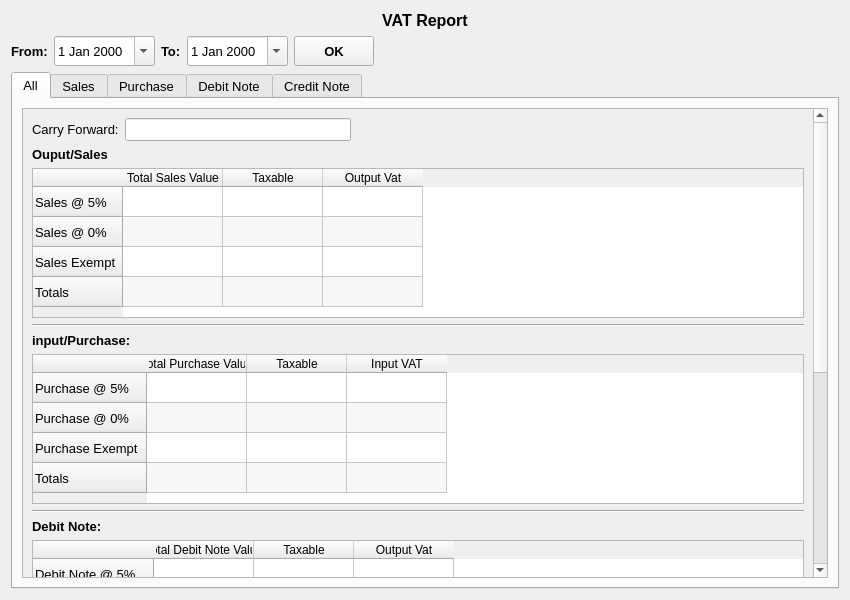
<?xml version="1.0" encoding="UTF-8"?>
<ui version="4.0">
 <class>VATReport</class>
 <widget class="QWidget" name="VATReport">
  <property name="geometry">
   <rect>
    <x>0</x>
    <y>0</y>
    <width>850</width>
    <height>600</height>
   </rect>
  </property>
  <property name="font">
   <font>
    <family>Microsoft YaHei UI</family>
   </font>
  </property>
  <property name="windowTitle">
   <string>Form</string>
  </property>
  <layout class="QVBoxLayout" name="verticalLayout_7">
   <item>
    <widget class="QLabel" name="label">
     <property name="font">
      <font>
       <pointsize>12</pointsize>
       <weight>75</weight>
       <bold>true</bold>
      </font>
     </property>
     <property name="text">
      <string>VAT Report</string>
     </property>
     <property name="alignment">
      <set>Qt::AlignCenter</set>
     </property>
    </widget>
   </item>
   <item>
    <layout class="QHBoxLayout" name="horizontalLayout">
     <item>
      <widget class="QLabel" name="label_6">
       <property name="font">
        <font>
         <pointsize>10</pointsize>
         <weight>75</weight>
         <bold>true</bold>
        </font>
       </property>
       <property name="text">
        <string>From:</string>
       </property>
      </widget>
     </item>
     <item>
      <widget class="QDateEdit" name="fromDateEdit">
       <property name="minimumSize">
        <size>
         <width>0</width>
         <height>30</height>
        </size>
       </property>
       <property name="font">
        <font>
         <pointsize>10</pointsize>
        </font>
       </property>
       <property name="calendarPopup">
        <bool>true</bool>
       </property>
      </widget>
     </item>
     <item>
      <widget class="QLabel" name="label_7">
       <property name="font">
        <font>
         <pointsize>10</pointsize>
         <weight>75</weight>
         <bold>true</bold>
        </font>
       </property>
       <property name="text">
        <string>To:</string>
       </property>
      </widget>
     </item>
     <item>
      <widget class="QDateEdit" name="toDateEdit">
       <property name="minimumSize">
        <size>
         <width>0</width>
         <height>30</height>
        </size>
       </property>
       <property name="font">
        <font>
         <pointsize>10</pointsize>
        </font>
       </property>
       <property name="calendarPopup">
        <bool>true</bool>
       </property>
      </widget>
     </item>
     <item>
      <widget class="QToolButton" name="OKButton">
       <property name="minimumSize">
        <size>
         <width>80</width>
         <height>30</height>
        </size>
       </property>
       <property name="font">
        <font>
         <pointsize>10</pointsize>
         <weight>75</weight>
         <bold>true</bold>
        </font>
       </property>
       <property name="text">
        <string>OK</string>
       </property>
      </widget>
     </item>
     <item>
      <spacer name="horizontalSpacer">
       <property name="orientation">
        <enum>Qt::Horizontal</enum>
       </property>
       <property name="sizeHint" stdset="0">
        <size>
         <width>40</width>
         <height>20</height>
        </size>
       </property>
      </spacer>
     </item>
    </layout>
   </item>
   <item>
    <widget class="QTabWidget" name="tabWidget">
     <property name="font">
      <font>
       <pointsize>10</pointsize>
       <weight>50</weight>
       <bold>false</bold>
      </font>
     </property>
     <property name="currentIndex">
      <number>0</number>
     </property>
     <widget class="QWidget" name="allTab">
      <attribute name="title">
       <string>All</string>
      </attribute>
      <layout class="QVBoxLayout" name="verticalLayout_2">
       <item>
        <widget class="QScrollArea" name="scrollArea">
         <property name="widgetResizable">
          <bool>true</bool>
         </property>
         <widget class="QWidget" name="scrollAreaWidgetContents">
          <property name="geometry">
           <rect>
            <x>0</x>
            <y>0</y>
            <width>789</width>
            <height>857</height>
           </rect>
          </property>
          <layout class="QVBoxLayout" name="verticalLayout" stretch="0,0,1,0,0,1,0,0,1,0,0,0,1,0">
           <item>
            <layout class="QHBoxLayout" name="horizontalLayout_3">
             <item>
              <widget class="QLabel" name="label_8">
               <property name="text">
                <string>Carry Forward:</string>
               </property>
              </widget>
             </item>
             <item>
              <widget class="QLineEdit" name="carryForwardSalesLineEdit"/>
             </item>
             <item>
              <spacer name="horizontalSpacer_7">
               <property name="orientation">
                <enum>Qt::Horizontal</enum>
               </property>
               <property name="sizeHint" stdset="0">
                <size>
                 <width>40</width>
                 <height>20</height>
                </size>
               </property>
              </spacer>
             </item>
             <item>
              <spacer name="horizontalSpacer_2">
               <property name="orientation">
                <enum>Qt::Horizontal</enum>
               </property>
               <property name="sizeHint" stdset="0">
                <size>
                 <width>40</width>
                 <height>20</height>
                </size>
               </property>
              </spacer>
             </item>
            </layout>
           </item>
           <item>
            <widget class="QLabel" name="label_2">
             <property name="font">
              <font>
               <weight>75</weight>
               <bold>true</bold>
              </font>
             </property>
             <property name="text">
              <string>Ouput/Sales</string>
             </property>
            </widget>
           </item>
           <item>
            <widget class="QTableWidget" name="allSalesTableWidget">
             <property name="minimumSize">
              <size>
               <width>0</width>
               <height>150</height>
              </size>
             </property>
             <property name="alternatingRowColors">
              <bool>true</bool>
             </property>
             <attribute name="horizontalHeaderStretchLastSection">
              <bool>false</bool>
             </attribute>
             <row>
              <property name="text">
               <string>Sales @ 5%</string>
              </property>
             </row>
             <row>
              <property name="text">
               <string>Sales @ 0%</string>
              </property>
             </row>
             <row>
              <property name="text">
               <string>Sales Exempt</string>
              </property>
             </row>
             <row>
              <property name="text">
               <string>Totals</string>
              </property>
             </row>
             <column>
              <property name="text">
               <string>Total Sales Value</string>
              </property>
             </column>
             <column>
              <property name="text">
               <string>Taxable</string>
              </property>
             </column>
             <column>
              <property name="text">
               <string>Output Vat</string>
              </property>
             </column>
             <item row="1" column="0">
              <property name="text">
               <string/>
              </property>
              <property name="font">
               <font>
                <pointsize>10</pointsize>
               </font>
              </property>
             </item>
            </widget>
           </item>
           <item>
            <widget class="Line" name="line">
             <property name="orientation">
              <enum>Qt::Horizontal</enum>
             </property>
            </widget>
           </item>
           <item>
            <widget class="QLabel" name="label_3">
             <property name="font">
              <font>
               <weight>75</weight>
               <bold>true</bold>
              </font>
             </property>
             <property name="text">
              <string>input/Purchase:</string>
             </property>
            </widget>
           </item>
           <item>
            <widget class="QTableWidget" name="allPurchaseTableWidget">
             <property name="minimumSize">
              <size>
               <width>0</width>
               <height>150</height>
              </size>
             </property>
             <property name="alternatingRowColors">
              <bool>true</bool>
             </property>
             <row>
              <property name="text">
               <string>Purchase @ 5%</string>
              </property>
             </row>
             <row>
              <property name="text">
               <string>Purchase @ 0%</string>
              </property>
             </row>
             <row>
              <property name="text">
               <string>Purchase Exempt</string>
              </property>
             </row>
             <row>
              <property name="text">
               <string>Totals</string>
              </property>
             </row>
             <column>
              <property name="text">
               <string>Total Purchase Value</string>
              </property>
             </column>
             <column>
              <property name="text">
               <string>Taxable</string>
              </property>
             </column>
             <column>
              <property name="text">
               <string>Input VAT</string>
              </property>
             </column>
            </widget>
           </item>
           <item>
            <widget class="Line" name="line_2">
             <property name="orientation">
              <enum>Qt::Horizontal</enum>
             </property>
            </widget>
           </item>
           <item>
            <widget class="QLabel" name="label_5">
             <property name="font">
              <font>
               <weight>75</weight>
               <bold>true</bold>
              </font>
             </property>
             <property name="text">
              <string>Debit Note:</string>
             </property>
            </widget>
           </item>
           <item>
            <widget class="QTableWidget" name="allDebitNoteTableWidget">
             <property name="minimumSize">
              <size>
               <width>0</width>
               <height>150</height>
              </size>
             </property>
             <property name="alternatingRowColors">
              <bool>true</bool>
             </property>
             <row>
              <property name="text">
               <string>Debit Note @ 5%</string>
              </property>
             </row>
             <row>
              <property name="text">
               <string>Debit Note @ 0%</string>
              </property>
             </row>
             <row>
              <property name="text">
               <string>Debit Note Exempt</string>
              </property>
             </row>
             <row>
              <property name="text">
               <string>Totals</string>
              </property>
             </row>
             <column>
              <property name="text">
               <string>Total Debit Note Value</string>
              </property>
             </column>
             <column>
              <property name="text">
               <string>Taxable</string>
              </property>
             </column>
             <column>
              <property name="text">
               <string>Output Vat</string>
              </property>
             </column>
            </widget>
           </item>
           <item>
            <layout class="QHBoxLayout" name="horizontalLayout_10">
             <item>
              <spacer name="horizontalSpacer_10">
               <property name="orientation">
                <enum>Qt::Horizontal</enum>
               </property>
               <property name="sizeHint" stdset="0">
                <size>
                 <width>40</width>
                 <height>20</height>
                </size>
               </property>
              </spacer>
             </item>
            </layout>
           </item>
           <item>
            <widget class="Line" name="line_3">
             <property name="orientation">
              <enum>Qt::Horizontal</enum>
             </property>
            </widget>
           </item>
           <item>
            <widget class="QLabel" name="label_4">
             <property name="font">
              <font>
               <weight>75</weight>
               <bold>true</bold>
              </font>
             </property>
             <property name="text">
              <string>Credit Note:</string>
             </property>
            </widget>
           </item>
           <item>
            <widget class="QTableWidget" name="allCreditNoteTableWidget">
             <property name="minimumSize">
              <size>
               <width>0</width>
               <height>150</height>
              </size>
             </property>
             <property name="alternatingRowColors">
              <bool>true</bool>
             </property>
             <row>
              <property name="text">
               <string>Credit Note @ 5%</string>
              </property>
             </row>
             <row>
              <property name="text">
               <string>Credit Note @ 0%</string>
              </property>
             </row>
             <row>
              <property name="text">
               <string>Credit Note Exempt</string>
              </property>
             </row>
             <row>
              <property name="text">
               <string>Totals</string>
              </property>
             </row>
             <column>
              <property name="text">
               <string>Total Credit Note Value</string>
              </property>
             </column>
             <column>
              <property name="text">
               <string>Taxable</string>
              </property>
             </column>
             <column>
              <property name="text">
               <string>Input Vat</string>
              </property>
             </column>
            </widget>
           </item>
           <item>
            <layout class="QHBoxLayout" name="horizontalLayout_11">
             <item>
              <widget class="QLabel" name="label_20">
               <property name="text">
                <string>Payable:</string>
               </property>
              </widget>
             </item>
             <item>
              <widget class="QLineEdit" name="payableCreditLineEdit"/>
             </item>
             <item>
              <widget class="QLabel" name="label_21">
               <property name="text">
                <string>Receivable:</string>
               </property>
              </widget>
             </item>
             <item>
              <widget class="QLineEdit" name="receivableCreditLineEdit"/>
             </item>
             <item>
              <spacer name="horizontalSpacer_11">
               <property name="orientation">
                <enum>Qt::Horizontal</enum>
               </property>
               <property name="sizeHint" stdset="0">
                <size>
                 <width>40</width>
                 <height>20</height>
                </size>
               </property>
              </spacer>
             </item>
            </layout>
           </item>
          </layout>
         </widget>
        </widget>
       </item>
      </layout>
     </widget>
     <widget class="QWidget" name="salesTab">
      <attribute name="title">
       <string>Sales</string>
      </attribute>
      <layout class="QVBoxLayout" name="verticalLayout_3">
       <item>
        <widget class="QTableView" name="salesTableView">
         <property name="font">
          <font>
           <pointsize>12</pointsize>
          </font>
         </property>
         <property name="alternatingRowColors">
          <bool>true</bool>
         </property>
        </widget>
       </item>
      </layout>
     </widget>
     <widget class="QWidget" name="purchaseTab">
      <attribute name="title">
       <string>Purchase</string>
      </attribute>
      <layout class="QVBoxLayout" name="verticalLayout_4">
       <item>
        <widget class="QTableView" name="purchaseTableView">
         <property name="font">
          <font>
           <pointsize>12</pointsize>
          </font>
         </property>
         <property name="alternatingRowColors">
          <bool>true</bool>
         </property>
        </widget>
       </item>
      </layout>
     </widget>
     <widget class="QWidget" name="debitNoteTab">
      <attribute name="title">
       <string>Debit Note</string>
      </attribute>
      <layout class="QVBoxLayout" name="verticalLayout_6">
       <item>
        <widget class="QTableView" name="debitNoteTableView">
         <property name="font">
          <font>
           <pointsize>12</pointsize>
          </font>
         </property>
         <property name="alternatingRowColors">
          <bool>true</bool>
         </property>
        </widget>
       </item>
      </layout>
     </widget>
     <widget class="QWidget" name="creditNoteTab">
      <attribute name="title">
       <string>Credit Note</string>
      </attribute>
      <layout class="QVBoxLayout" name="verticalLayout_5">
       <item>
        <widget class="QTableView" name="creditNoteTableView">
         <property name="font">
          <font>
           <pointsize>12</pointsize>
          </font>
         </property>
         <property name="alternatingRowColors">
          <bool>true</bool>
         </property>
        </widget>
       </item>
      </layout>
     </widget>
    </widget>
   </item>
  </layout>
 </widget>
 <resources/>
 <connections/>
</ui>
